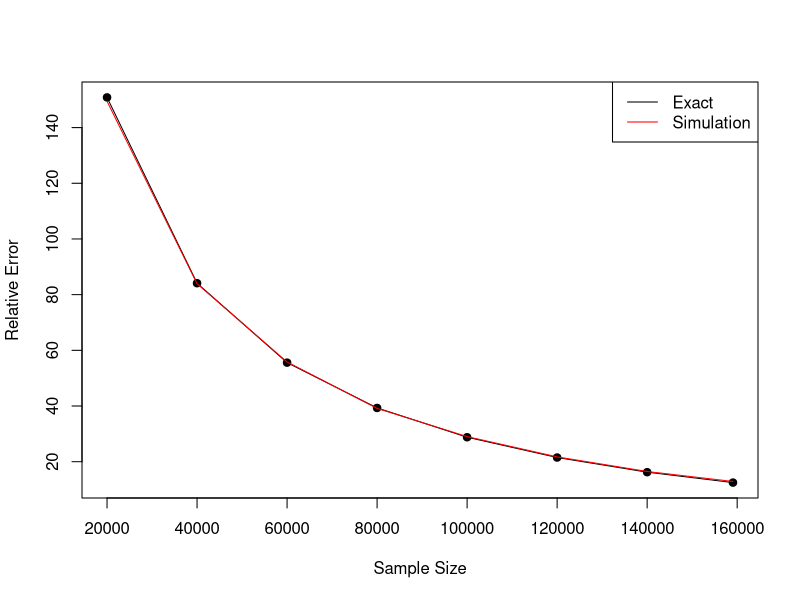

This chart was generated by the following R code:
## ---- chunk 1
#| echo: false
library(tidyverse)

set.seed(2)
pc <- 0.1
lift <-1.03
pt <- pc * lift
power <- 0.8
sig_level <- 0.05


pwr_calc <- power.prop.test(p1=pc, p2=pt, power=power, sig.level = sig_level)
N <- ceiling(pwr_calc$n)
## ---- chunk 2
#| fig-cap: Relative error in estimating the true impact as a function of the total sample size.  Detecting a statistically significant difference early may save you time, but it comes at the expense of over estimating the true impact you have made by nearly 140\%!.  Since we don't know the true impact of our interventions, it is difficult to know if we are over estimating on any one experiment.  However, peeking as a practice will almost surely result in inflated expectations and great dissapointments.
#| fig-width: 8
#| fig-height: 5

n <- c(seq(20000, N, 20000), N)
pwr <- sapply(n, \(x) power.prop.test(n=x, p1=pc, p2=pt, sig.level = 0.05)$power)
log_rr_mean <- log(pt) - log(pc)
log_rr_var <- (1-pt)/(pt*n) + (1-pc)/(pc*n)
log_rr_sd <- sqrt(log_rr_var)

z = log_rr_mean - log_rr_sd * qnorm(pwr)




# expectation from truncated normal
trunc = log_rr_mean + log_rr_sd * dnorm((z - log_rr_mean)/ log_rr_sd) / (1 - pnorm((z - log_rr_mean)/ log_rr_sd))
err <- 100 * abs( log_rr_mean-trunc)/log_rr_mean

sims <- sapply(n, \(nn) {
  
  
  r <-replicate(10000, {
    
  x <- rbinom(1, nn, pc)
  y <- rbinom(1, nn, pt)
  
  test <- prop.test(c(y, x), c(nn, nn))
  
  ifelse(test$p.value < 0.05, log(y) - log(x), NA)
  })
  
  (mean(r, na.rm=T) - log_rr_mean) / log_rr_mean
  
  
})
## ---- chunk 3
#| echo: false
plot(n, err, type='l', xlab='Sample Size', ylab='Relative Error')

points(n, err, pch=19)

lines(n, 100*sims, col='red')

legend("topright", legend=c('Exact', 'Simulation'), col=c("black", "red"), lty=1)


